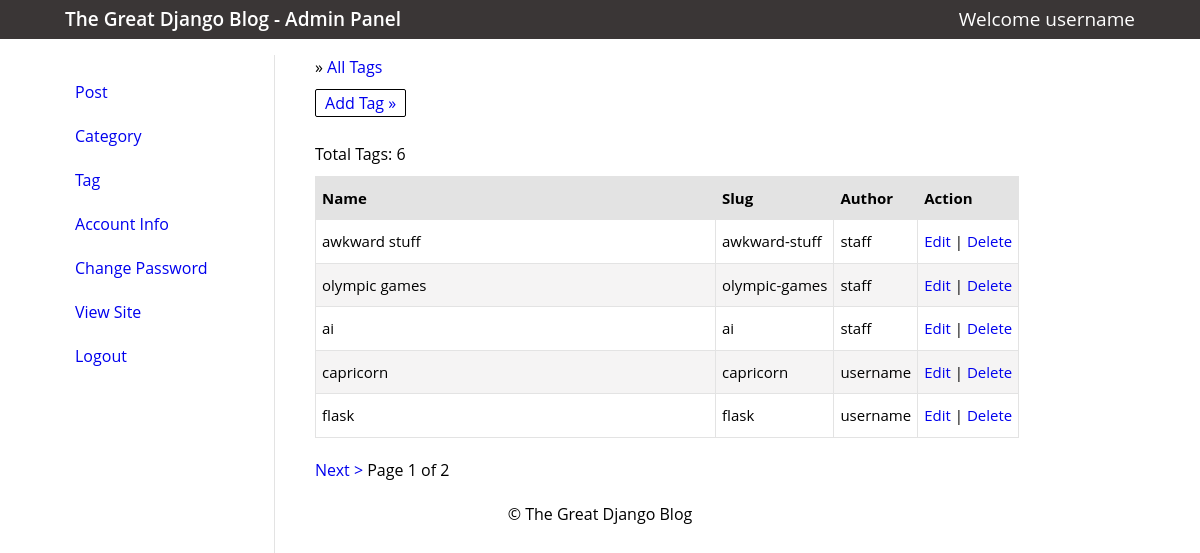
Page /cadmin/tag/ (signed in) on the committed database.
### myapp/models.py (models this page shows, shortened)
class Tag(models.Model):
	name = models.CharField(max_length=100, unique=True)
	slug = models.SlugField(max_length=100, unique=True)
	author = models.ForeignKey(Author)

class Author(models.Model):
	user = models.OneToOneField(User, null=True, blank=True)
	activation_key = models.CharField(max_length=255, default=1)
	email_validated = models.BooleanField(default=False)

### cadmin/views.py (the view)
@login_required
def tag_list(request):
	if request.user.is_superuser:
		tags = Tag.objects.order_by("-id").all()
	else:
		tags = Tag.objects.filter(author__user__username=request.user.username).order_by("-id")
	tags = helpers.pg_records(request, tags, 5)
	return render(request, 'cadmin/tag_list.html', {'tags': tags})

### myproject/helpers.py (called while the page is built)
def pg_records(request, list, num):
    paginator = Paginator(list, num)
    page = request.GET.get('page')
    try:
        page_object = paginator.page(page)
    except PageNotAnInteger:
        page_object = paginator.page(1)
    except EmptyPage:
        page_object = paginator.page(paginator.num_pages)
    return page_object

### cadmin/templates/cadmin/tag_list.html (shortened to what this page needs)
{% extends "cadmin/base_admin.html" %}
{% block main %}
   <div class="main">
        <p>&#187; <a href="{% url 'tag_list' %}">All Tags</a></p>
        <p class="button"><a href="{% url 'tag_add' %}">Add Tag &raquo;</a></p>
        <p class="count">Total Tags: {{ tags.paginator.count }}</p>
            {% for tag in tags %}
                {% if forloop.first     %}
                    <table class="tbl-class">
                        <tr>
                            <th>Name</th>
                            <th>Slug</th>
                            <th>Author</th>
                            <th>Action</th>
                        </tr>
                {% endif %}
                <tr>
                    <td class="post-title">{{ tag.name }}</td>
                    <td>{{ tag.slug }}</td>
                    <td>{{ tag.author.user }}</td>
                    <td>
                        <a href="{% url 'tag_update' tag.id %}">Edit</a> |
                        <a href="{% url 'tag_delete' tag.id %}?next={{ request.get_full_path }}" onclick=" return confirm('Are you sure ?')">Delete</a>
                    </td>
                </tr>
                {% if forloop.last %}
                    </table>
                {% endif %}
            {% empty %}
                No Tags
            {% endfor %}
   </div>
    {% if tags %}
        <div class="pagination">
            <p>
                {% if tags.has_next %}
                    <a href="?page={{ tags.next_page_number }}">Next &gt;</a>
                {% endif %}
                <span>Page {{ tags.number }} of {{ tags.paginator.num_pages }}</span>
            </p>
        </div>
    {% endif %}
{% endblock %}

### cadmin/templates/cadmin/base_admin.html
{% extends "cadmin/base.html" %}
{% block content %}
	<div class="header">
		<div class="section-inner clearfix">
			<h2 class="title">
				<a href="{% url 'post_list' %}">The Great Django Blog - Admin Panel</a>
			</h2>
			<div class="user-welcome">
				<p>Welcome {{ request.user.username }}</p>
			</div>
		</div>
	</div>
	<div class="content">
		<div class="section-inner">
			<div class="sidebar">
				<ul>
					<li><a href="{% url 'post_list' %}">Post</a></li>
					<li><a href="{% url 'category_list' %}">Category</a></li>
					<li><a href="{% url 'tag_list' %}">Tag</a></li>
					<li><a href="{% url 'account_info' %}">Account Info</a></li>
					<li><a href="{% url 'password_change' %}">Change Password</a></li>
					<li><a target="_blank" href="{{ request.scheme }}://{{ request.get_host }}">View Site</a></li>
					<li><a href="{% url 'logout' %}">Logout</a></li>
				</ul>
			</div>
			{% block main %}
			{% endblock %}
		</div>
	</div>
{% endblock %}

### cadmin/static/cadmin/css/style.css (style rules this page uses)
html, body, div, span, object, iframe, h1, h2, h3, h4, h5, h6, p, blockquote, pre, a, abbr, acronym, address, big, cite, code, del, dfn, em, img, ins, kbd, q, s, samp,small, strike, strong, sub, sup, tt, var, b, u, i, center, dl, dt, dd, ol, ul, li, fieldset, form, label, legend, table, caption, tbody, tfoot, thead, tr, th, td, article, aside, canvas, details, embed, figure, figcaption, footer, header, hgroup, menu, nav, output, ruby, section, summary, time, mark, audio, video { margin: 0; padding: 0; border: 0; font-size: 100%; vertical-align: baseline; }
body { line-height: 1.2; }
ul { padding-left: 1.4em; list-style: square; }
table { border-collapse: collapse; border-spacing: 0; }
body { font-family: 'Open Sans', sans-serif; font-size: 62.5%; line-height: 1.5; margin: 0 0; }
* { box-sizing: border-box; }
h2 { font-size: 19px; font-weight: 600; margin: 10px 0; }
p { margin: 10px 0px; font-size: 16px; line-height: 1.5em; }
a { text-decoration: none; }
div.section-inner { max-width: 1100px; padding: 0 15px; margin: 0 auto; }
.clearfix:after { content: ""; display: block; clear: both; }
td { padding: 2px; }
.header p { margin: 0; }
.header h2 { float: left; }
.header .user-welcome p { float: right; font-size: 19px; color: #fff; }
.header { background-color: #3a3636; padding: 5px 0; }
.header h2 { margin: 0; color: #fff; }
.sidebar ul { padding: 0; list-style-type: none; border: 1px solid; padding: 14px 9px; color: #fff; }
.sidebar ul a { display: inline-block; width: 100%; line-height: 1.5; padding: 10px 0; }
.sidebar { position: fixed; width: 210px; height: calc(100% - 113px); overflow: auto; font-size: 16px; overflow-x: hidden; color: #000; border-right: 1px solid #e3e3e3; }
.sidebar ul { list-style-type: none; }
.content { margin-top: 16px; }
.main { margin-left: 250px; font-size: 16px; }
.pagination { margin: 20px 0 20px 250px; }
table { border-collapse: collapse; font-size: 15px; margin-bottom: 20px; }
table, th, td { padding: 10px 6px; }
td.post-title { width: 400px; }
.header a { color: #fff; }
.main th { text-align: left; }
.tbl-class, .tbl-class th, .tbl-class td { border: 1px solid #e3e3e3; padding: 10px 6px; }
p.button { border: 1px solid; display: inline-block; padding: 1px 9px; margin: 0 0 15px 0; border-radius: 2px; }
.tbl-class th { background-color: #e3e3e3; }
.tbl-class tr:nth-of-type(odd) { background-color: #f5f4f4; }

### rows in the picture
Tag: shows "Name", name "awkward stuff", slug "awkward-stuff", author.user "staff"
Tag: name "olympic games", slug "olympic-games", author.user "staff"
Tag: name "ai", slug "ai", author.user "staff"
Tag: name "capricorn", slug "capricorn", author.user "username"
Tag: name "flask", slug "flask", author.user "username"

### other values in the picture
{{ request.user.username }} "username"
{{ tags.paginator.count }} "6"
{{ tags.number }} "1"
{{ tags.paginator.num_pages }} "2"
